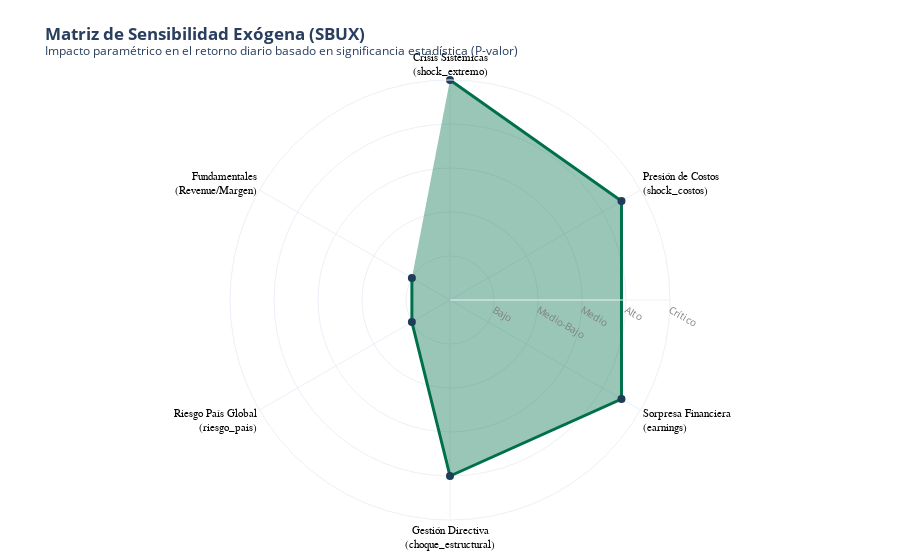

Notebook code for this chart:
### Code cell
fig = go.Figure()

# Trazar el polígono de impacto
fig.add_trace(go.Scatterpolar(
    r=impacto_diario,
    theta=categorias,
    fill='toself',
    fillcolor='rgba(0, 112, 74, 0.4)', # Verde SBUX transparente
    line=dict(color='#00704A', width=3),
    marker=dict(size=8, color='#1e3d59'), # Puntos de anclaje
    text=hover_text,
    hovertemplate="<b>%{theta}</b><br>Nivel de Impacto Diario: %{r}/10<br>%{text}<extra></extra>",
    name='Sensibilidad Diaria'
))

# Diseño del gráfico
fig.update_layout(
    title="<b>Matriz de Sensibilidad Exógena (SBUX)</b><br><sup>Impacto paramétrico en el retorno diario basado en significancia estadística (P-valor)</sup>",
    polar=dict(
        radialaxis=dict(
            visible=True, 
            range=[0, 10], 
            tickfont=dict(size=10, color='gray'),
            tickvals=[2, 4, 6, 8, 10],
            ticktext=['Bajo', 'Medio-Bajo', 'Medio', 'Alto', 'Crítico']
        ),
        angularaxis=dict(
            tickfont=dict(size=11, family="Arial", color="black"),
            direction="clockwise"
        )
    ),
    showlegend=False,
    template="plotly_white",
    margin=dict(t=80, b=40, l=60, r=60)
)

fig.show()

### Figure 1 — Plotly figure (JSON) as saved in the notebook; plotly's stock layout.template omitted (floating-point values rounded to 4 significant figures)
{"data": [{"fill": "toself", "fillcolor": "rgba(0, 112, 74, 0.4)", "hovertemplate": "<b>%{theta}</b><br>Nivel de Impacto Diario: %{r}/10<br>%{text}<extra></extra>", "line": {"color": "#00704A", "width": 3}, "marker": {"color": "#1e3d59", "size": 8}, "name": "Sensibilidad Diaria", "r": [10, 9, 9, 8, 2, 2], "text": ["P-valor: 0.000<br>Efecto: Destructivo y fulminante (Sell-offs)", "P-valor: 0.000<br>Efecto: Castigo inmediato por contracción de márgenes", "P-valor: 0.000<br>Efecto: Inyección de Alpha en días de reporte", "P-valor: 0.041<br>Efecto: Management Premium ante cambios de CEO", "P-valor: 0.711 (Descartada)<br>Efecto: Asimilación gradual a largo plazo", "P-valor: ~0.50 (Descartadas)<br>Efecto: Diluido por la interpolación diaria"], "theta": ["Crisis Sistémicas<br>(shock_extremo)", "Presión de Costos<br>(shock_costos)", "Sorpresa Financiera<br>(earnings)", "Gestión Directiva<br>(choque_estructural)", "Riesgo País Global<br>(riesgo_pais)", "Fundamentales<br>(Revenue/Margen)"], "type": "scatterpolar"}], "layout": {"margin": {"b": 40, "l": 60, "r": 60, "t": 80}, "polar": {"angularaxis": {"direction": "clockwise", "tickfont": {"color": "black", "family": "Arial", "size": 11}}, "radialaxis": {"range": [0, 10], "tickfont": {"color": "gray", "size": 10}, "ticktext": ["Bajo", "Medio-Bajo", "Medio", "Alto", "Crítico"], "tickvals": [2, 4, 6, 8, 10], "visible": true}}, "showlegend": false, "title": {"text": "<b>Matriz de Sensibilidad Exógena (SBUX)</b><br><sup>Impacto paramétrico en el retorno diario basado en significancia estadística (P-valor)</sup>"}}}
